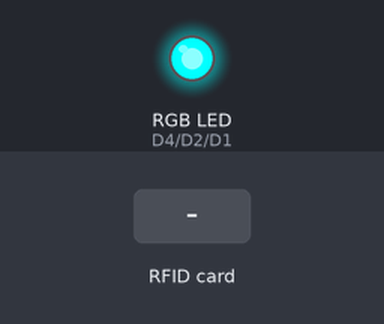
The sketch below on a simulated ESP8266 (NodeMCU). Parts: an RGB LED mixed from three pins (HIGH = lit). The inputs (shaded band) are chosen by the test bench. WiFi joins after 1.5 s; servers stay silent unless stated; what the sketch prints to the serial monitor is not drawn.

Above: at 0.1 s.
At 6.2 s:
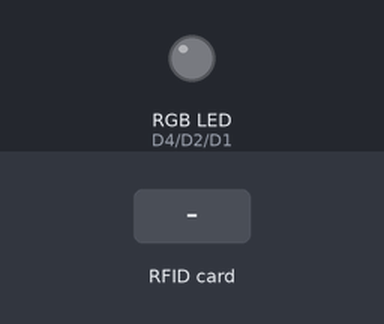
6.3 s: RFID card 5E 7A 19 C4 held to the reader
At 6.8 s:
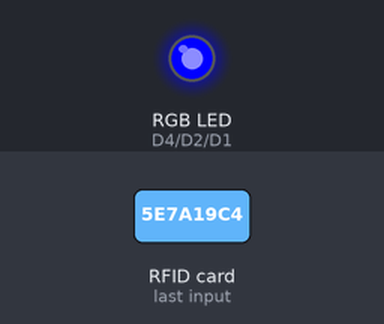
Timing chart, 0 to 9.3 s (numbered marks = the images above; inputs shaded):
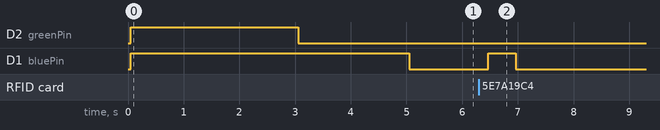

The sketch:

socialshake.ino
```cpp
#include <SPI.h>
#include <MFRC522.h>

#include <ESP8266WiFi.h>
#include <FirebaseArduino.h>
//needed for library
#include <DNSServer.h>
#include <ESP8266WebServer.h>
#include <WiFiManager.h>         //https://github.com/tzapu/WiFiManager


// Set these to run example.
#define FIREBASE_HOST "socialshake-fc175.firebaseio.com"
#define FIREBASE_AUTH "l0lIzs1qXbtEh2iTAhkqlHdZLjEvHWNk2Nzmf3p9"

#define RST_PIN         D3         // Configurable, see typical pin layout above
#define SS_PIN          D8        // Configurable, see typical pin layout above

unsigned long USER_ID = 2848951907;

MFRC522 mfrc522(SS_PIN, RST_PIN);  // Create MFRC522 instance

StaticJsonBuffer<200> jsonBuffer;

//PROJECT 5 RGB LED
//D0 D1 D2 D4
int redPin   = D4;
int greenPin = D2;//D4
int bluePin  = D1;

void setup() {
  Serial.begin(9600);   // Initialize serial communications with the PC
  SPI.begin();      // Init SPI bus
  mfrc522.PCD_Init();   // Init MFRC522
  pinMode(redPin, OUTPUT);
  pinMode(greenPin, OUTPUT);
  pinMode(bluePin, OUTPUT);
  // connect to wifi.
  colorRGB(0,255,255);
  delay(1500);

  WiFiManager wifiManager;
  wifiManager.autoConnect("SocialShake");
  Serial.println("connected...yeey 🙂");

  colorRGB(255,0,255);
  delay(2000);

  Firebase.begin(FIREBASE_HOST, FIREBASE_AUTH);
}

void loop() {
  colorRGB(0,0,0);
  // Look for new cards
  if (! mfrc522.PICC_IsNewCardPresent() || ! mfrc522.PICC_ReadCardSerial()) {
    return;
  }
  // Look if the id of the card is the same as himself
  unsigned long id = getID();
  if(id == USER_ID){
    return;
  }

  //Create a object
  JsonObject& obj = jsonBuffer.createObject();
  obj["gloveIdFrom"] = String(USER_ID);
  obj["gloveIdTo"] = String(id);

  //Push to firebase
  Firebase.push("temp", obj);
  // handle error
  if (Firebase.failed()) {
    Serial.print("pushing /invitations failed:");
    Serial.println(Firebase.error());
    colorRGB(0,255,255);
    delay(500);
    return;
  }else{
    colorRGB(255,0,255);
  }

  Serial.println(id);

  delay(500);
  //digitalWrite(greenPin,LOW);
}

unsigned long getID(){
  unsigned long hex_num;
  hex_num =  mfrc522.uid.uidByte[0] << 24;
  hex_num += mfrc522.uid.uidByte[1] << 16;
  hex_num += mfrc522.uid.uidByte[2] <<  8;
  hex_num += mfrc522.uid.uidByte[3];
  mfrc522.PICC_HaltA(); // Stop reading
  return hex_num;
}
// 0 = On, 255 = off
void colorRGB(int red, int green, int blue){
  //analogWrite(redPin,constrain(red,0,255));
  digitalWrite(greenPin,constrain(green,0,255));
  digitalWrite(bluePin,constrain(blue,0,255));
}

/*
int n = 0;

void loop() {
  // set value
  Firebase.setFloat("number", 42.0);
  // handle error
  if (Firebase.failed()) {
      Serial.print("setting /number failed:");
      Serial.println(Firebase.error());
      return;
  }
  delay(1000);

  // update value
  Firebase.setFloat("number", 43.0);
  // handle error
  if (Firebase.failed()) {
      Serial.print("setting /number failed:");
      Serial.println(Firebase.error());
      return;
  }
  delay(1000);

  // get value
  Serial.print("number: ");
  Serial.println(Firebase.getFloat("number"));
  delay(1000);

  // remove value
  Firebase.remove("number");
  delay(1000);

  // set string value
  Firebase.setString("message", "hello world");
  // handle error
  if (Firebase.failed()) {
      Serial.print("setting /message failed:");
      Serial.println(Firebase.error());
      return;
  }
  delay(1000);

  // set bool value
  Firebase.setBool("truth", false);
  // handle error
  if (Firebase.failed()) {
      Serial.print("setting /truth failed:");
      Serial.println(Firebase.error());
      return;
  }
  delay(1000);

  // append a new value to /logs
  String name = Firebase.pushInt("logs", n++);
  // handle error
  if (Firebase.failed()) {
      Serial.print("pushing /logs failed:");
      Serial.println(Firebase.error());
      return;
  }
  Serial.print("pushed: /logs/");
  Serial.println(name);
  delay(1000);
}*/
```

Measured:
- after the input at 6.3 s, D1 (bluePin): LOW → HIGH after 0.16 s, → LOW 0.50 s later
